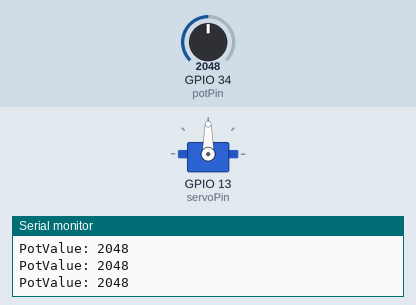
The sketch below on a simulated ESP32. Parts: servo, the last lines printed to the serial monitor. The inputs (shaded band) are chosen by the test bench; at power-on: GPIO 34 (potPin) = 2048. Nothing arrives over Bluetooth unless stated.

Above: at 1.3 s.
1.4 s: GPIO 34 (potPin) set to 1409
2.9 s: GPIO 34 (potPin) set to 1322
At 3.6 s:
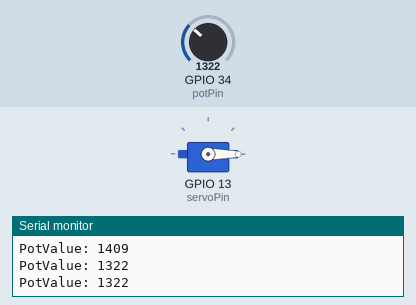
4.5 s: GPIO 34 (potPin) set to 2770
At 5.7 s:
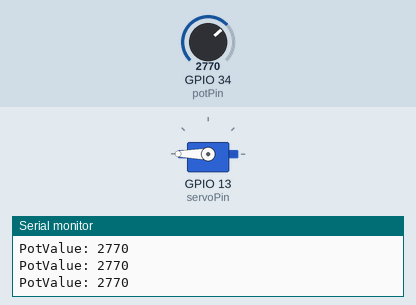
6.0 s: GPIO 34 (potPin) set to 2673
At 7.1 s:
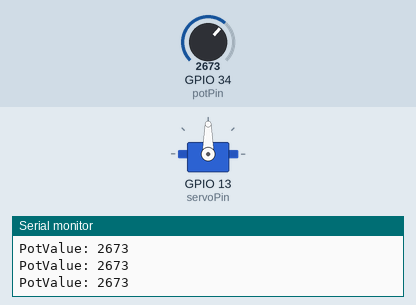
7.5 s: GPIO 34 (potPin) set to 2866
At 8.3 s:
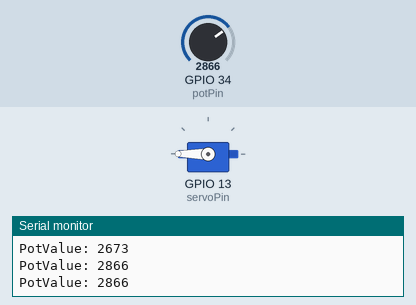
Timing chart, 0 to 10.0 s (numbered marks = the images above; inputs shaded):
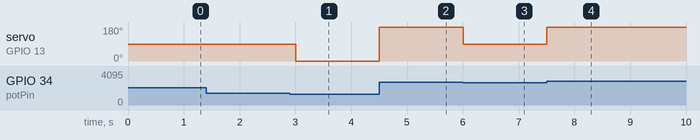

The sketch:

Week_9_Task_1.ino
```cpp
#include "BluetoothSerial.h"
#include <ESP32Servo.h>

BluetoothSerial SerialBT;
Servo myServo;

const int potPin = 34;   // Potentiometer input
const int servoPin = 13; // Servo signal pin
int potValue = 0;

void setup() {
  Serial.begin(9600);
  SerialBT.begin("Group_11"); // Change to your group name

  myServo.attach(servoPin); // Attaching the servo

  Serial.println("Bluetooth and Servo initialized.");
}

void loop() {
  // Read sensor value
  potValue = analogRead(potPin);

  // Logic for Servo positions based on input ranges
  if (potValue >= 0 && potValue < 1365) {
    myServo.write(0);
  }
  else if (potValue >= 1365 && potValue < 2730) {
    myServo.write(90);
  }
  else if (potValue >= 2730 && potValue <= 4095) { // Adjusted for standard 10-bit range
    myServo.write(180);
  }

  // Send data to Smartphone via Bluetooth
  SerialBT.print("Sensor Value: ");
  SerialBT.println(potValue);

  // Also print to local Serial Monitor for debugging
  Serial.print("PotValue: ");
  Serial.println(potValue);

  delay(500); // Small delay for stability
}
```

Measured:
- the behaviour switches between 1365 and 1364 on GPIO 34 (potPin) (found by bisection; images 0 and 1)
- the behaviour switches between 2730 and 2729 on GPIO 34 (potPin) (found by bisection; images 2 and 3)
- after the input at 2.9 s, servo on GPIO 13 (servoPin): 90° → 0° after 0.10 s
- after the input at 4.5 s, servo on GPIO 13 (servoPin): 0° → 180° at once
- after the input at 6.0 s, servo on GPIO 13 (servoPin): 180° → 90° at once
- after the input at 7.5 s, servo on GPIO 13 (servoPin): 90° → 180° at once
